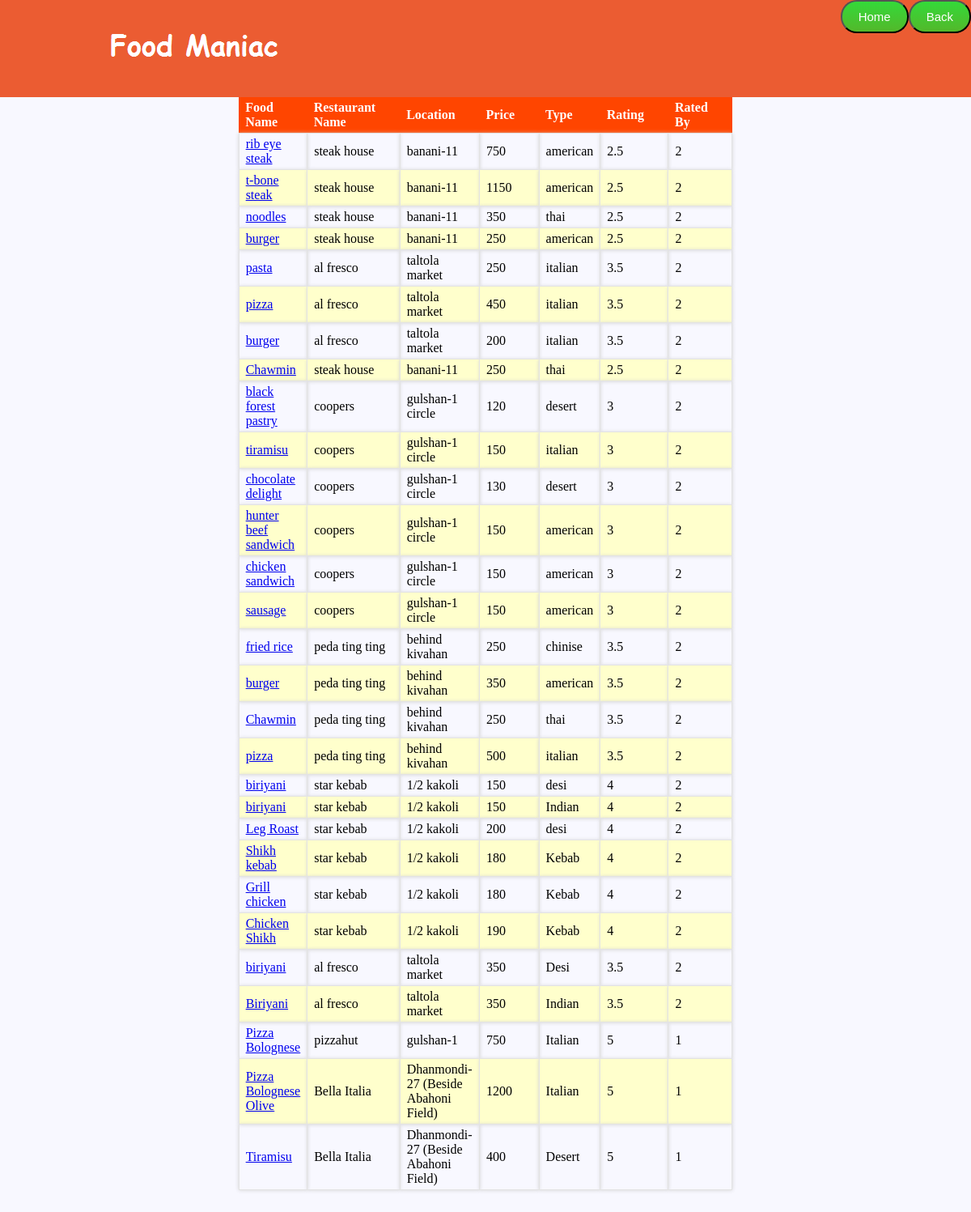
The page /foodmaniac.php on the database its author committed.
### tables this page shows
CREATE TABLE IF NOT EXISTS `food` (
  `foodkey` int(11) NOT NULL,
  `name` varchar(30) NOT NULL,
  `type` varchar(30) NOT NULL,
  `price` int(10) NOT NULL,
  `ownerkey` int(5) NOT NULL,
  `reskey` int(5) NOT NULL,
  `owneremail` varchar(40) NOT NULL
);

CREATE TABLE IF NOT EXISTS `restaurant` (
  `reskey` int(11) NOT NULL,
  `resname` varchar(40) NOT NULL,
  `branch` varchar(30) NOT NULL,
  `location` varchar(50) NOT NULL,
  `requestkey` int(11) NOT NULL,
  `ownerkey` int(11) NOT NULL,
  `owneremail` varchar(40) NOT NULL,
  `totalpoint` int(11) NOT NULL,
  `usernumber` int(11) NOT NULL,
  `rating` varchar(30) NOT NULL,
  `website` varchar(50) NOT NULL,
  `image` longblob NOT NULL
);

### foodmaniac.php (the view, shortened to what this page needs)
	<html> <?php
	$counter=0;
    if($_SESSION['is_signed']==true)
	{
		if($_SESSION['is_user']==true)
		{ ?>
			<form action="usersignin.php" method='post' id="form2" style="float:right">
					<button name="15" value="Back" >Back</button>
			</form>
			<form action="usersignin.php" method='post' id="form2" style="float:right">
								<button name="10" value="Home" >Home</button>
			</form>
<?php	}
		elseif($_SESSION['is_owner']==true)
		{
		?> <form action="after_signin_process.php" method='post' id="form2" style="float:right">
								<button name="15" value="Back" >Back</button>
			</form>
			<form action="after_signin_process.php" method='post' id="form2" style="float:right">
			<button name="10" value="Home" >Home</button>
			</form>
<?php	}
		elseif($_SESSION['is_admin']==true)
		{ ?>
		<form action="Admin_signin.php" method='post' id="form2" style="float:right">
								<button name="15" value="Back" >Back</button>
			</form>
			<form action="Admin_signin.php" method='post' id="form2" style="float:right">
			<button name="10" value="Home" >Home</button>
			</form>
<?php	}
		include 'signout_button.php';
	}
	else
	{ ?><form action="index.php" method='post' id="form2" style="float:right">
		<button name="15" value="Back" >Back</button>
		</form>
		<form action="index.php" id="form2" method='post' style="float:right">
		<button name="10" value="Home" >Home</button>
		</form>
<?php }
	$data1= $_POST["areaname"];
	$data2= $_POST["foodname"];
	$data3= $_POST["rname"];
	$data4= $_POST["price"];
	$data5= $_POST["type"];
	if($data1==null && $data2==null && $data3==null && $data4==null && $data5==null)
	{
	$sql="select food.name,food.type,food.foodkey, food.price, restaurant.resname,restaurant.reskey,restaurant.rating,restaurant.usernumber,restaurant.location from food
	INNER JOIN restaurant ON food.reskey=restaurant.reskey";
	}
	$records=mysql_query("$sql");
	?>
		<head>
	   <link rel="stylesheet" href="styles/style.css" type="text/css" media="screen ,projection" />
	</head>
	<body>
	<div class ="container">
			<div id="head_wrap">
				<div id="header">
				<a href="index.php">
				<img src="images/logo.png" style="float:left; padding:5px;"/>
				</a>
				</div>
			</div>
		</div>
		<div align="center">	<?php
	if($counter==1)
	{
		?>
	<table width="600" border="2" cellspacing="1" >
	<tr>
	   <th>Restaurant Name</th>
	   <th>Location</th>
	   <th>Rating</th>
	   <th>Rated By</th>
	<?php
		while($data=mysql_fetch_assoc($records))
	{
		if($data['rating']==null)
		{
			$data['rating']="no review";
		}
		echo "<tr>";
		if($_SESSION['is_user']==true)
		{
			echo "<td><a href=\"rating_profile.php?res=".$data['resname']."&reskey=".$data['reskey']."\">".$data['resname']."</a></td>";
		}
		else
		{
			echo "<td>".$data['resname']."</td>";
		}
		echo "<td>".$data['location']."</td>";
		echo "<td>".$data['rating']."</td>";
		echo "<td>".$data['usernumber']."</td>";
		echo "</tr>";
	} ?>
	</table> <?php
	}
	else
	{
		?>
	<table width="600" border="2" cellspacing="1" >
	<tr>
		<th>Food Name</th>
	   <th>Restaurant Name</th>
	   <th>Location</th>
	   <th>Price </th>
	   <th>Type</th>
	   <th>Rating</th>
	   <th>Rated By</th>
	<?php
			while($data=mysql_fetch_assoc($records))
	{
		echo "<tr>";
		echo "<td><a href=\"view_description.php?res=".$data['name']."&foodkey=".$data['foodkey']."\">".$data['name']."</a></td>";
		if($_SESSION['is_user']==true)
		{
			echo "<td><a href=\"rating_profile.php?res=".$data['resname']."&reskey=".$data['reskey']."\">".$data['resname']."</a></td>";
		}
		else
		{
			echo "<td>".$data['resname']."</td>";
		}
		echo "<td>".$data['location']."</td>";
		echo "<td>".$data['price']."</td>";
		echo "<td>".$data['type']."</td>";
		echo "<td>".$data['rating']."</td>";
		echo "<td>".$data['usernumber']."</td>";
		echo "</tr>";
	} ?>
	</table> <?php
	}
	?></table>
	</div>
	</body>
	</html>

### styles/style.css (style rules this page uses)
html, body, div, span, applet, object, iframe, h1, h2, h3, h4, h5, h6, p, blockquote, pre, a, abbr, acronym, address, big, cite, code, del, dfn, em, img, ins, kbd, q, s, samp, small, strike, strong, sub, sup, tt, var, b, u, i, center, dl, dt, dd, ol, ul, li, fieldset, form, label, legend, table, caption, tbody, tfoot, thead, tr, th, td, article, aside, canvas, details, embed, figure, figcaption, footer, header, hgroup, menu, nav, output, ruby, section, summary, time, mark, audio, video { margin: 0; padding: 0; border: 0; }
body { line-height: 1; background-color:#F8F8FF; }
.container { margin:0; padding:0; background-color:#F8F8FF; }
#head_wrap { width:100%; height:100px; margin:0 auto; border-bottom:5px ; padding:10px; background:#EB5C32 ; }
#header { margin:0 auto; padding:10px; width:1000px; height:100px; }
#form2 { float:; }
#form2 button { background: #34d939; background-image: -webkit-linear-gradient(top, #34d939, #53b82b); background-image: -moz-linear-gradient(top, #34d939, #53b82b); background-image: -ms-linear-gradient(top, #34d939, #53b82b); background-image: -o-linear-gradient(top, #34d939, #53b82b); background-image: linear-gradient(to bottom, #34d939, #53b82b); -webkit-border-radius: 20; -moz-border-radius: 20; border-radius: 20px; font-family: Arial; color: #ffffff; font-size: 15px; padding: 10px 20px 10px 20px; text-decoration: none; }
table { border-collapse: collapse; }
table th { text-align: left; background-color: #ff4500; color: #FFF; padding: 4px 30px 4px 8px }
table td { border: 1px solid #e3e3e3; padding: 4px 8px; box-shadow:0 0 5px rgba(210, 210, 210, 210); }
table tr:nth-child(odd) td { background-color: #ffffcc; }

### rows shown on the page
food: name "rib eye steak", restaurant.resname "steak house", restaurant.location "banani-11", price "750", type "american", restaurant.rating "2.5", restaurant.usernumber "2"
food: name "t-bone steak", restaurant.resname "steak house", restaurant.location "banani-11", price "1150", type "american", restaurant.rating "2.5", restaurant.usernumber "2"
food: name "noodles", restaurant.resname "steak house", restaurant.location "banani-11", price "350", type "thai", restaurant.rating "2.5", restaurant.usernumber "2"
food: name "burger", restaurant.resname "steak house", restaurant.location "banani-11", price "250", type "american", restaurant.rating "2.5", restaurant.usernumber "2"
food: name "pasta", restaurant.resname "al fresco", restaurant.location "taltola market", price "250", type "italian", restaurant.rating "3.5", restaurant.usernumber "2"
food: name "pizza", restaurant.resname "al fresco", restaurant.location "taltola market", price "450", type "italian", restaurant.rating "3.5", restaurant.usernumber "2"
food: name "burger", restaurant.resname "al fresco", restaurant.location "taltola market", price "200", type "italian", restaurant.rating "3.5", restaurant.usernumber "2"
food: name "Chawmin", restaurant.resname "steak house", restaurant.location "banani-11", price "250", type "thai", restaurant.rating "2.5", restaurant.usernumber "2"
food: name "black forest pastry", restaurant.resname "coopers", restaurant.location "gulshan-1 circle", price "120", type "desert", restaurant.rating "3", restaurant.usernumber "2"
food: name "tiramisu", restaurant.resname "coopers", restaurant.location "gulshan-1 circle", price "150", type "italian", restaurant.rating "3", restaurant.usernumber "2"
food: name "chocolate delight", restaurant.resname "coopers", restaurant.location "gulshan-1 circle", price "130", type "desert", restaurant.rating "3", restaurant.usernumber "2"
food: name "hunter beef sandwich", restaurant.resname "coopers", restaurant.location "gulshan-1 circle", price "150", type "american", restaurant.rating "3", restaurant.usernumber "2"
food: name "chicken sandwich", restaurant.resname "coopers", restaurant.location "gulshan-1 circle", price "150", type "american", restaurant.rating "3", restaurant.usernumber "2"
food: name "sausage", restaurant.resname "coopers", restaurant.location "gulshan-1 circle", price "150", type "american", restaurant.rating "3", restaurant.usernumber "2"
food: name "fried rice", restaurant.resname "peda ting ting", restaurant.location "behind kivahan", price "250", type "chinise", restaurant.rating "3.5", restaurant.usernumber "2"
food: name "burger", restaurant.resname "peda ting ting", restaurant.location "behind kivahan", price "350", type "american", restaurant.rating "3.5", restaurant.usernumber "2"
food: name "Chawmin", restaurant.resname "peda ting ting", restaurant.location "behind kivahan", price "250", type "thai", restaurant.rating "3.5", restaurant.usernumber "2"
food: name "pizza", restaurant.resname "peda ting ting", restaurant.location "behind kivahan", price "500", type "italian", restaurant.rating "3.5", restaurant.usernumber "2"
food: name "biriyani", restaurant.resname "star kebab", restaurant.location "1/2 kakoli", price "150", type "desi", restaurant.rating "4", restaurant.usernumber "2"
food: name "biriyani", restaurant.resname "star kebab", restaurant.location "1/2 kakoli", price "150", type "Indian", restaurant.rating "4", restaurant.usernumber "2"
food: name "Leg Roast", restaurant.resname "star kebab", restaurant.location "1/2 kakoli", price "200", type "desi", restaurant.rating "4", restaurant.usernumber "2"
food: name "Shikh kebab", restaurant.resname "star kebab", restaurant.location "1/2 kakoli", price "180", type "Kebab", restaurant.rating "4", restaurant.usernumber "2"
food: name "Grill chicken", restaurant.resname "star kebab", restaurant.location "1/2 kakoli", price "180", type "Kebab", restaurant.rating "4", restaurant.usernumber "2"
food: name "Chicken Shikh", restaurant.resname "star kebab", restaurant.location "1/2 kakoli", price "190", type "Kebab", restaurant.rating "4", restaurant.usernumber "2"
food: name "biriyani", restaurant.resname "al fresco", restaurant.location "taltola market", price "350", type "Desi", restaurant.rating "3.5", restaurant.usernumber "2"
food: name "Biriyani", restaurant.resname "al fresco", restaurant.location "taltola market", price "350", type "Indian", restaurant.rating "3.5", restaurant.usernumber "2"
food: name "Pizza Bolognese", restaurant.resname "pizzahut", restaurant.location "gulshan-1", price "750", type "Italian", restaurant.rating "5", restaurant.usernumber "1"
food: name "Pizza Bolognese Olive", restaurant.resname "Bella Italia", restaurant.location "Dhanmondi-27 (Beside Abahoni Field)", price "1200", type "Italian", restaurant.rating "5", restaurant.usernumber "1"
food: name "Tiramisu", restaurant.resname "Bella Italia", restaurant.location "Dhanmondi-27 (Beside Abahoni Field)", price "400", type "Desert", restaurant.rating "5", restaurant.usernumber "1"
